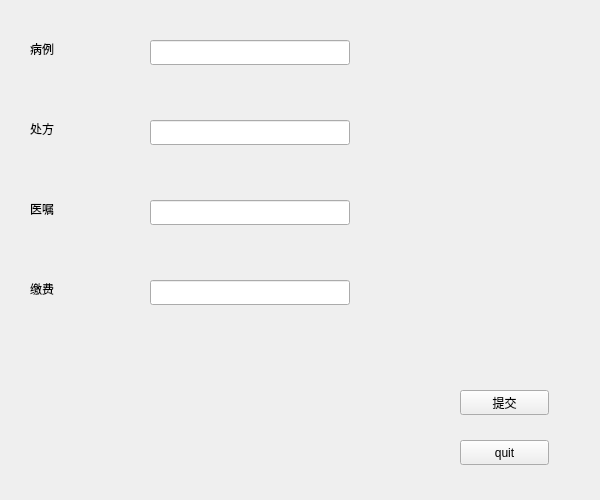
<?xml version="1.0" encoding="UTF-8"?>
<ui version="4.0">
 <class>handleApment</class>
 <widget class="QWidget" name="handleApment">
  <property name="geometry">
   <rect>
    <x>0</x>
    <y>0</y>
    <width>600</width>
    <height>500</height>
   </rect>
  </property>
  <property name="windowTitle">
   <string>Form</string>
  </property>
  <property name="styleSheet">
   <string notr="true">#handleApment{border-image: url(:/back/蓝色渐变.jpg);}</string>
  </property>
  <widget class="QPushButton" name="pushButton">
   <property name="geometry">
    <rect>
     <x>460</x>
     <y>440</y>
     <width>89</width>
     <height>25</height>
    </rect>
   </property>
   <property name="text">
    <string>quit</string>
   </property>
  </widget>
  <widget class="QLabel" name="label">
   <property name="geometry">
    <rect>
     <x>30</x>
     <y>40</y>
     <width>67</width>
     <height>17</height>
    </rect>
   </property>
   <property name="text">
    <string>病例</string>
   </property>
  </widget>
  <widget class="QLabel" name="label_2">
   <property name="geometry">
    <rect>
     <x>30</x>
     <y>120</y>
     <width>67</width>
     <height>17</height>
    </rect>
   </property>
   <property name="text">
    <string>处方</string>
   </property>
  </widget>
  <widget class="QLabel" name="label_3">
   <property name="geometry">
    <rect>
     <x>30</x>
     <y>200</y>
     <width>67</width>
     <height>17</height>
    </rect>
   </property>
   <property name="text">
    <string>医嘱</string>
   </property>
  </widget>
  <widget class="QLabel" name="label_4">
   <property name="geometry">
    <rect>
     <x>30</x>
     <y>280</y>
     <width>67</width>
     <height>17</height>
    </rect>
   </property>
   <property name="text">
    <string>缴费</string>
   </property>
  </widget>
  <widget class="QLineEdit" name="bingliEdit">
   <property name="geometry">
    <rect>
     <x>150</x>
     <y>40</y>
     <width>200</width>
     <height>25</height>
    </rect>
   </property>
  </widget>
  <widget class="QLineEdit" name="chufangEdit">
   <property name="geometry">
    <rect>
     <x>150</x>
     <y>120</y>
     <width>200</width>
     <height>25</height>
    </rect>
   </property>
  </widget>
  <widget class="QLineEdit" name="yizhuEdit">
   <property name="geometry">
    <rect>
     <x>150</x>
     <y>200</y>
     <width>200</width>
     <height>25</height>
    </rect>
   </property>
  </widget>
  <widget class="QLineEdit" name="jiaofeiEdit">
   <property name="geometry">
    <rect>
     <x>150</x>
     <y>280</y>
     <width>200</width>
     <height>25</height>
    </rect>
   </property>
  </widget>
  <widget class="QPushButton" name="tijiaoBtn">
   <property name="geometry">
    <rect>
     <x>460</x>
     <y>390</y>
     <width>89</width>
     <height>25</height>
    </rect>
   </property>
   <property name="text">
    <string>提交</string>
   </property>
  </widget>
 </widget>
 <resources/>
 <connections>
  <connection>
   <sender>pushButton</sender>
   <signal>clicked()</signal>
   <receiver>handleApment</receiver>
   <slot>close()</slot>
   <hints>
    <hint type="sourcelabel">
     <x>504</x>
     <y>452</y>
    </hint>
    <hint type="destinationlabel">
     <x>299</x>
     <y>249</y>
    </hint>
   </hints>
  </connection>
 </connections>
</ui>
